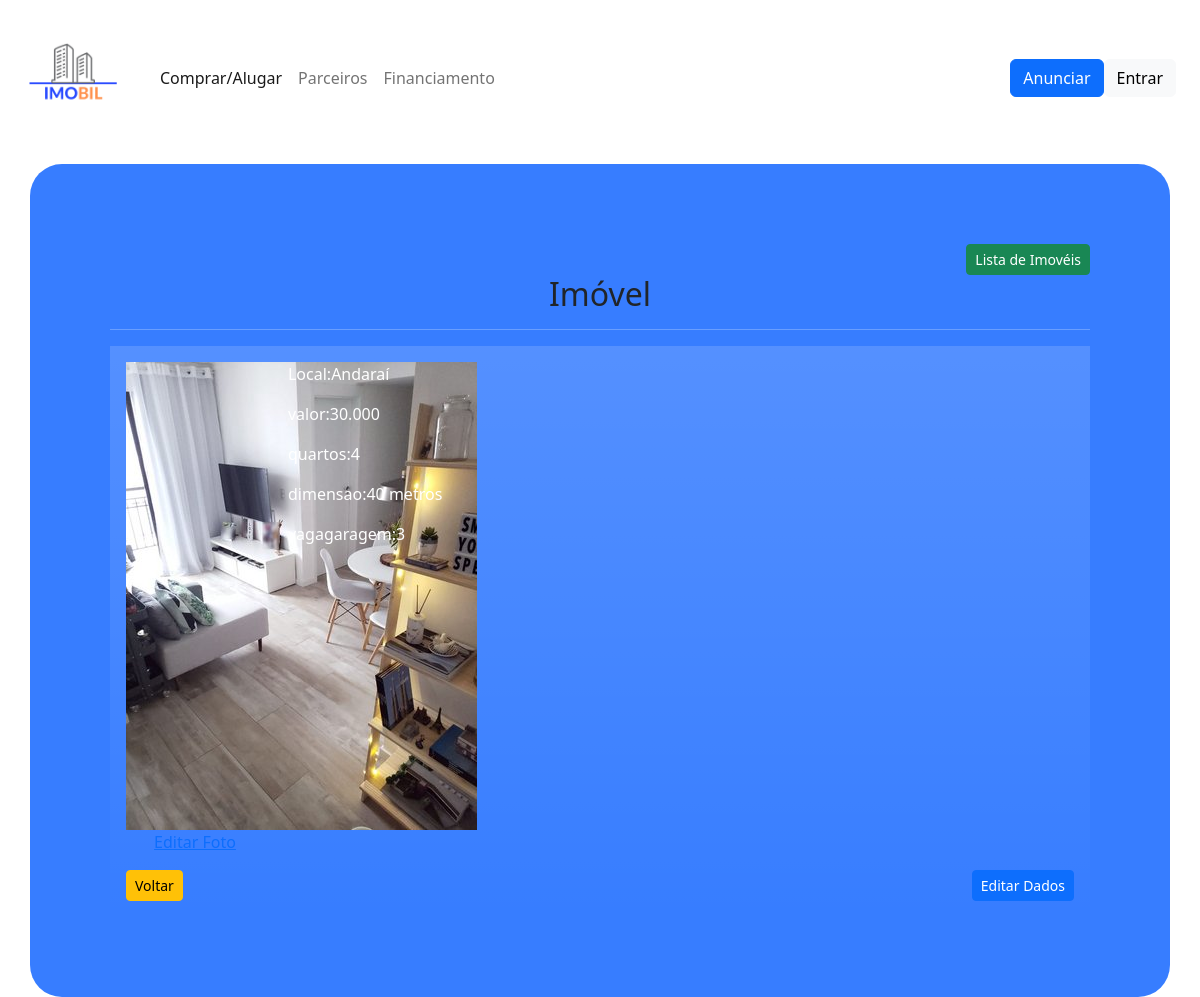
The app's page /visualizarImovel.php?local=Andaraí with its own data.
### tables this page shows
CREATE TABLE `imovel` (
  `local` varchar(60) NOT NULL,
  `foto` varchar(255) DEFAULT NULL,
  `valor` varchar(1000) DEFAULT NULL,
  `quartos` varchar(200) DEFAULT NULL,
  `dimensao` varchar(200) DEFAULT NULL,
  `vagagaragem` varchar(10) DEFAULT NULL,
  `nivel` varchar(10) DEFAULT NULL
);

### visualizarImovel.php (the view, shortened to what this page needs)
<?php
        include "controle.php";
        include "conexao.php";
        $erro = 0;
        if(isset($_GET['local'])){
            $local = $_GET['local'];
            $sql ="select * from imovel where local = '$local'";
            $seleciona = mysqli_query($conexao,$sql);
            $exibe = mysqli_fetch_array($seleciona);
            $local = $exibe['local'];
            $foto = $exibe['foto'];
            $valor = $exibe['valor'];
            $quartos = $exibe['quartos'];
            $dimensao = $exibe['dimensao'];
            $vagagaragem = $exibe['vagagaragem'];
        }
        else{
            $erro++;
        }
?>
   <div class="container bg-indigo pag">
        <div class="text-end">
            <a href="listarImovel.php"><button Type="button" class="btn btn-success btn btn-sm">Lista de Imovéis</button></a>
        </div>
      <h2 class="text-dark"> Imóvel </h2>
      <hr>
      <div class="container text-start bg-gradient p-3">
      <div class="row">
                <div class="col-2 text-center">
                    <img src="<?php echo $foto?>">
                    <p> <a href="editarFoto.php?local=<?php echo $local; ?>">Editar Foto </a></p>
                </div>
        <div class="col-10">
       <?php
        if(!$erro){
            echo "
            <p> Local:$local</p>
            <p> valor:$valor</p>
            <p> quartos:$quartos</p>
            <p> dimensao:$dimensao</p>
            <p> vagagaragem:$vagagaragem</p>
            ";
        }
        else{
            echo"
            <p>Nenhum imóvel foi selecionado. </p>
            <p> Clique em listar Imóveis para selecionar um Imóvel. </p>
            ";
           }
       ?>
    </div>
      </div>
      <div class="row">
       <div class="col text-start">
           <a href="listarImovel.php?local=<?php echo $local; ?>"><button type="button" class="btn btn-warning btn btn-sm">Voltar</button></a>
       </div>
       <div class="col text-end">
           <a href="editarImovel.php?local=<?php echo $local; ?>"><button type="button" class="btn btn-primary btn btn-sm">Editar Dados</button></a>
       </div>
      </div>
   </div>

### css/style.css (style rules this page uses)
.pag { margin-top: 2em; padding: 5em; border-radius: 2em; text-align: center; color: white; background-color: rgb(55, 125, 255); }
hr { color: white; }

### records on screen
imovel: foto (picture), local "Andaraí", valor "30.000", quartos "4", dimensao "40 metros", vagagaragem "3"
